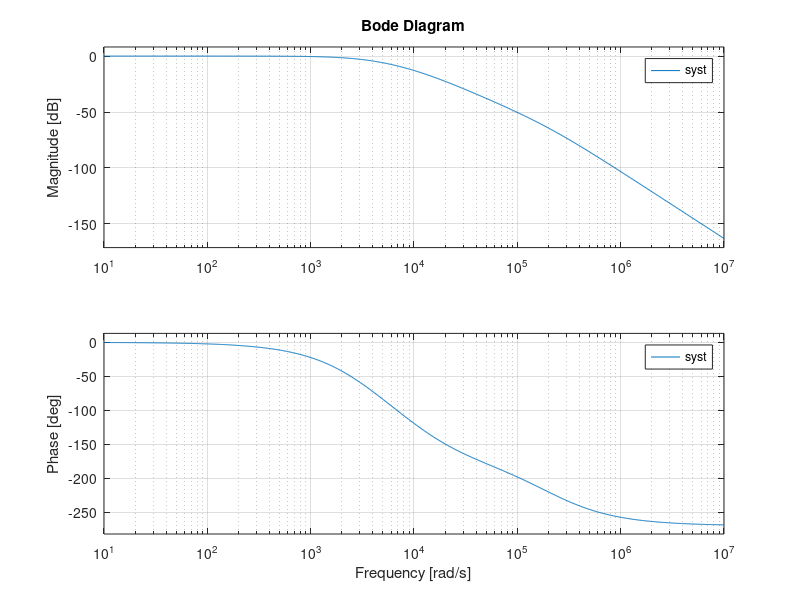

The MATLAB script that drew this image:
clc;
clear all;

E=0;
R=1;
R21=220;
R5=5100;
R8=10000;
C2=22e-9;
L=2e-3;
K1=1/R;
K2=1+12/10;
K3=R8/(R5+R8);
H=48*0.104;
K_G=H*K1*K2*K3;

t1=L/R;
t2=R21*C2;
t3=(R5*R8*C2)/(R5+R8);

% Moteur
G1=tf(K1,[t1 1]);

% Filtre HF
G2=tf(K2,[t2 1]);

%Filtre BF
G3=tf(K3,[t3 1]);

% tout le système
G =H*G1*G2*G3;
bode(G)
P=pole(G);

% Correcteur continu
Kci = 2*pi*400/(K_G)
Kcp=Kci*L/R;
C = pid(Kcp,Kci,0,0);
bode(C*G);
syst = feedback(C*G,1);
%bode(syst)

%Correcteur discret
Te=1/5000; %A régler tq Shannon
T1=Kcp/Kci;
T2=1/Kci;
Cz=c2d(C,Te,'tustin');


%SIMULATION POUR COMPARER AVEC VRAIE VIE
step(syst)%test échelon unitaire
bode(syst)%test en fréquence à comparer avec l oscillo
